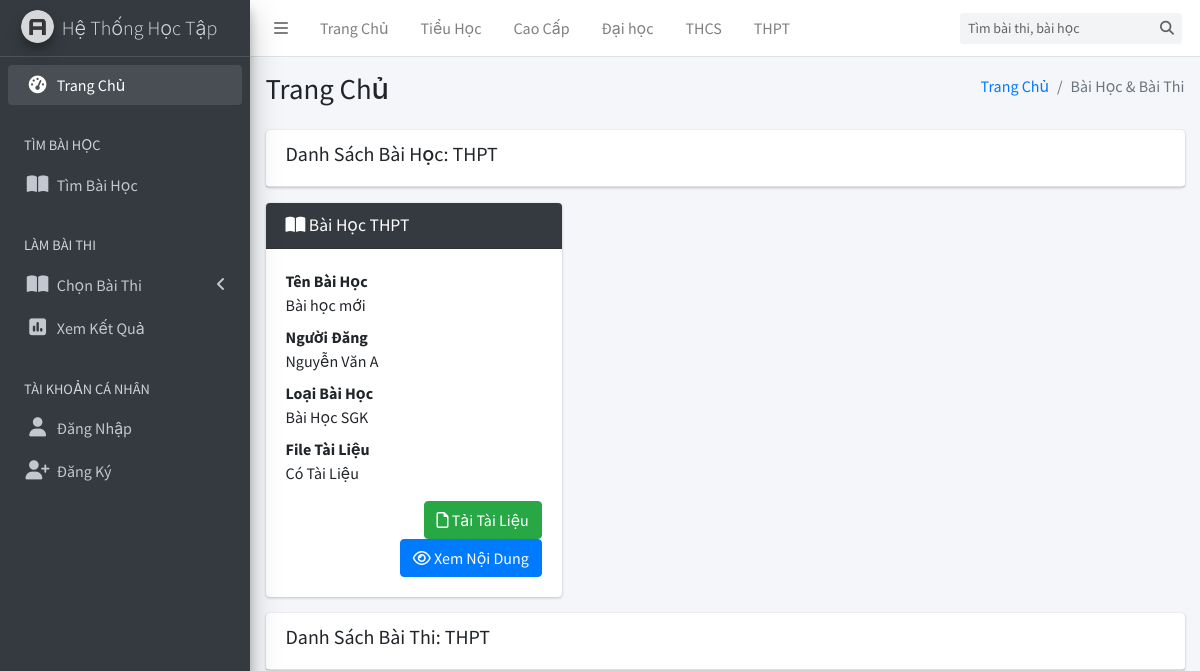
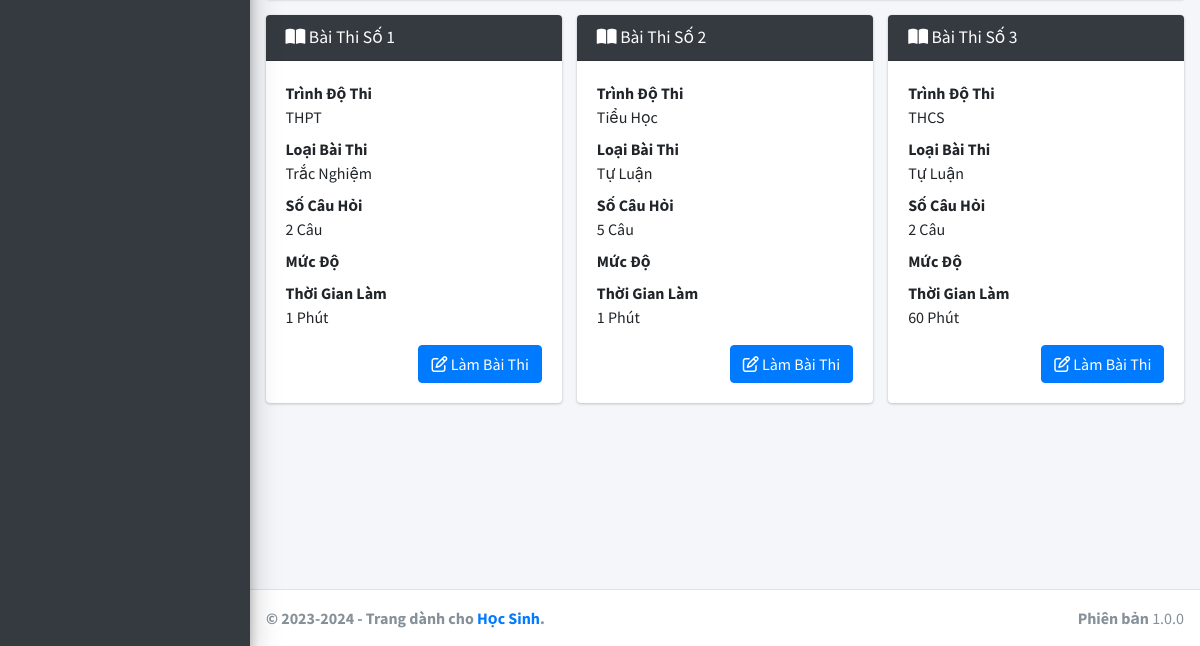
The page /?lop=1 on the database as committed earlier (2 pictures, top to bottom).
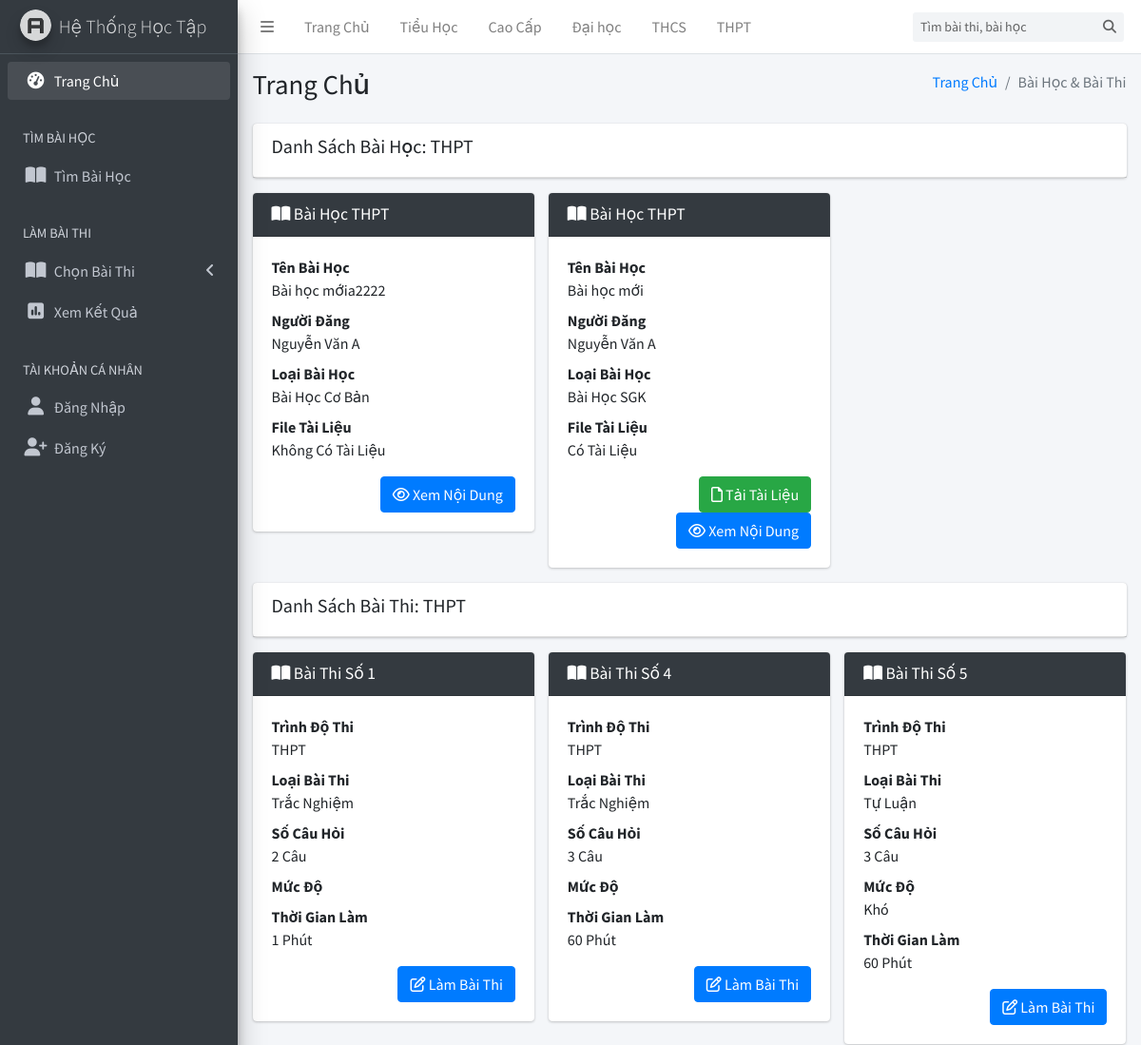
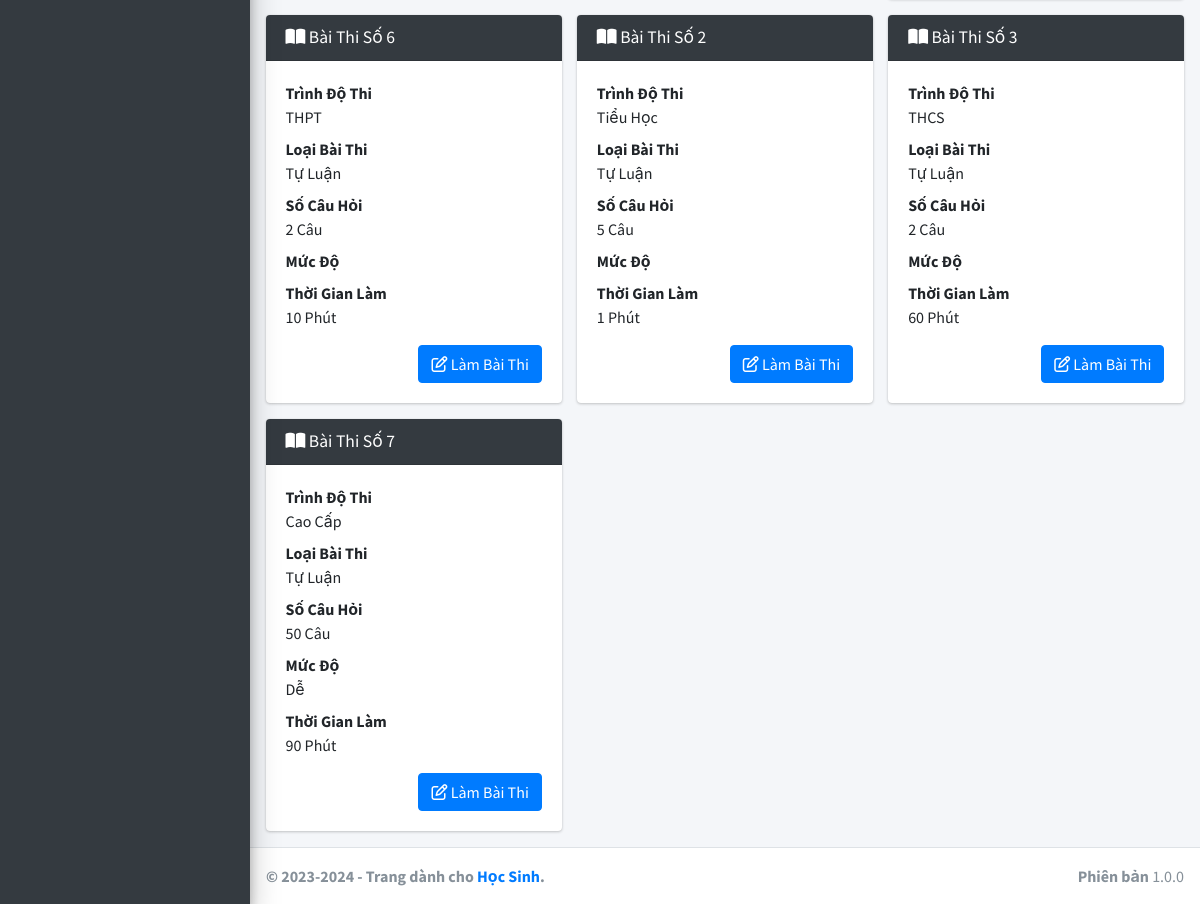
The same page on the database as committed later (2 pictures, top to bottom).
### tables this page shows
CREATE TABLE `trinhdo` (
  `MaTrinhDo` int(11) NOT NULL,
  `TenTrinhDo` varchar(255) NOT NULL,
  `DuongDan` text NOT NULL,
  `TrangThai` int(11) NOT NULL DEFAULT 1
);

CREATE TABLE `baihoc` (
  `MaBaiHoc` int(11) NOT NULL,
  `TenBaiHoc` varchar(255) NOT NULL,
  `MoTa` text NOT NULL,
  `DuongDan` text NOT NULL,
  `MaGiaoVien` int(11) NOT NULL,
  `LoaiBaiHoc` int(11) NOT NULL DEFAULT 1,
  `MaTrinhDo` int(11) NOT NULL,
  `TepTin` text DEFAULT NULL,
  `MaBaiThi` int(11) DEFAULT NULL,
  `TrangThai` int(11) NOT NULL DEFAULT 1
);

CREATE TABLE `giaovien` (
  `MaGiaoVien` int(11) NOT NULL,
  `TenGiaoVien` varchar(255) NOT NULL,
  `SoDienThoai` varchar(11) NOT NULL,
  `Email` varchar(255) NOT NULL,
  `TaiKhoan` varchar(255) NOT NULL,
  `MatKhau` varchar(255) NOT NULL,
  `TrangThai` int(11) NOT NULL DEFAULT 1
);

CREATE TABLE `baithi` (
  `MaBaiThi` int(11) NOT NULL,
  `MaTrinhDo` int(11) NOT NULL,
  `LoaiBaiThi` int(11) NOT NULL DEFAULT 1,
  `MucDo` int(11) NOT NULL DEFAULT 1,
  `SoCauHoi` int(11) NOT NULL DEFAULT 1,
  `ThoiGianLam` int(11) NOT NULL,
  `TrangThai` int(11) NOT NULL DEFAULT 1
);

### application/controllers/TrangChu.php (called while the page is built, shortened)
<?php if ( ! defined('BASEPATH')) exit('No direct script access allowed');
class TrangChu extends CI_Controller {
	public function __construct()
	{
		$this->load->model('Student/Model_BaiHoc');
		$this->load->model('Student/Model_BaiThi');
		$this->load->model('Student/Model_KetQua');
		$this->load->model('Admin/Model_TrinhDo');
	}
	public function index()
	{
		$data['title'] = "Trang chủ hệ thống học tập!";
		if (isset($_GET['lop']) && ($_GET['lop'] != "")) {
			$data['baihoc'] = $this->Model_BaiHoc->getAllHomeSearch($_GET['lop']);
			$data['baithi'] = $this->Model_BaiThi->getAllHomeSearch($_GET['lop']);
			$data['tentrinhdo'] = $this->Model_TrinhDo->getById($_GET['lop'])[0]['TenTrinhDo'];
			return $this->load->view('Student/View_TrangChuTimKiem', $data);
		}
		$data['baihoc'] = $this->Model_BaiHoc->getAllHome();
		$data['baithi'] = $this->Model_BaiThi->getAllHome();
		$data['result'] = $this->Model_KetQua->getRecentHome();
		return $this->load->view('Student/View_TrangChu', $data);
	}
}

### index.php (called while the page is built, shortened)
<?php
require_once BASEPATH.'core/CodeIgniter.php';

### application/models/Admin/Model_TrinhDo.php (called while the page is built, shortened)
<?php if ( ! defined('BASEPATH')) exit('No direct script access allowed');
class Model_TrinhDo extends CI_Model {
	public function getAll($start = 0, $end = 10){
		$sql = "SELECT * FROM trinhdo WHERE TrangThai = 1 ORDER BY Matrinhdo DESC LIMIT ?, ?";
		$result = $this->db->query($sql, array($start, $end));
		return $result->result_array();
	}
	public function getById($Matrinhdo){
		$sql = "SELECT * FROM trinhdo WHERE Matrinhdo = ? AND TrangThai = 1";
		$result = $this->db->query($sql, array($Matrinhdo));
		return $result->result_array();
	}
}

### application/models/Student/Model_BaiHoc.php (called while the page is built, shortened)
<?php if ( ! defined('BASEPATH')) exit('No direct script access allowed');
class Model_BaiHoc extends CI_Model {
	public function getAllHomeSearch($matrinhdo){
		$sql = "SELECT baihoc.*, trinhdo.TenTrinhDo, trinhdo.DuongDan AS DuongDanTD, giaovien.TenGiaoVien FROM baihoc, trinhdo, giaovien WHERE baihoc.TrangThai = 1 AND baihoc.MaTrinhDo = trinhdo.MaTrinhDo AND giaovien.MaGiaoVien = baihoc.MaGiaoVien AND baihoc.MaTrinhDo = ? ORDER BY baihoc.mabaihoc DESC";
		$result = $this->db->query($sql, array($matrinhdo));
		return $result->result_array();
	}
}

### application/models/Student/Model_BaiThi.php (called while the page is built, shortened)
<?php if ( ! defined('BASEPATH')) exit('No direct script access allowed');
class Model_BaiThi extends CI_Model {
	public function getAllHomeSearch($matrinhdo){
		$sql = "SELECT baithi.*, trinhdo.TenTrinhDo, trinhdo.DuongDan FROM baithi, trinhdo WHERE baithi.TrangThai = 1 AND trinhdo.MaTrinhDo = baithi.MaTrinhDo ORDER BY baithi.Mabaithi AND baithi.MaTrinhDo = ? DESC";
		$result = $this->db->query($sql, array($matrinhdo));
		return $result->result_array();
	}
}

### application/views/Student/View_TrangChuTimKiem.php (the view, shortened to what the changed rows need)
<?php require(APPPATH.'views/Student/layouts/header.php'); ?>
<div class="content-wrapper" style="min-height: 1203.31px;">
    <section class="content-header">
      <div class="container-fluid">
        <div class="row mb-2">
          <div class="col-sm-6">
            <h1>Trang Chủ</h1>
          </div>
        </div>
      </div>
    </section>
    <section class="content">
      <div class="container-fluid">
        <div class="row">
          <div class="col-12">
            <div class="row">
            	<?php foreach ($baihoc as $key => $value): ?>
            		<div class="col-md-4">
			            <div class="card">
			              <div class="card-header bg-dark">
			                <h4 class="card-title" style="color: white; text-transform: capitalize;">
			                  <i class="fas fa-book-open"></i>
			                   Bài Học <?php echo $value['TenTrinhDo'] ?>
			                </h4>
			              </div>
			              <div class="card-body">
			                <dl>
			                	<dt>Tên Bài Học</dt>
			                  <dd style="white-space: nowrap; overflow: hidden; text-overflow: ellipsis; display: block;"><?php echo $value['TenBaiHoc'] ?></dd>
			                  <dt>Người Đăng</dt>
			                  <dd><?php echo $value['TenGiaoVien'] ?></dd>
			                  <dt>Loại Bài Học</dt>
			                  <dd>
			                  	<?php if($value['LoaiBaiHoc'] == 1){ ?>
		                            Bài Học SGK
		                        <?php }else if($value['LoaiBaiHoc'] == 2){ ?>
		                            Bài Học Cơ Bản
		                        <?php }else if($value['LoaiBaiHoc'] == 3){ ?>
		                            Bài Học Nâng Cao
		                        <?php }else{ ?>
		                            Bài Học Luyện Thi
		                        <?php } ?>
			                  </dd>
			                  <dt>File Tài Liệu</dt>
			                  <dd>
			                  	<?php if($value['TepTin'] != NULL){ ?>
				                		Có Tài Liệu
				                	<?php }else{ ?>
				                		Không Có Tài Liệu
				                	<?php } ?>
			                  </dd>
			                </dl>
			                <div class="text-right">
			                	<?php if($value['TepTin'] != NULL){ ?>
			                		<a href="<?php echo $value['TepTin'] ?>" class="btn btn-success"><i class="fa-regular fa-file"></i> Tải Tài Liệu</a>
			                	<?php } ?>
			              		<a href="<?php echo base_url('bai-hoc/'.$value['DuongDan'].'/'); ?>" class="btn btn-primary"><i class="fa-regular fa-eye"></i> Xem Nội Dung</a>
			                </div>
			              </div>
			            </div>
			          </div>
            	<?php endforeach ?>
			</div>
          </div>
          <div class="col-12">
            <div class="row">
            	<?php foreach ($baithi as $key => $value): ?>
            		<div class="col-md-4">
			            <div class="card">
			              <div class="card-header bg-dark">
			                <h4 class="card-title" style="color: white; text-transform: capitalize;">
			                  <i class="fas fa-book-open"></i>
			                   Bài thi số <?php echo $value['MaBaiThi'] ?>
			                </h4>
			              </div>
			              <div class="card-body">
			                <dl>
			                	<dt>Trình Độ Thi</dt>
			                  <dd><?php echo $value['TenTrinhDo'] ?></dd>
			                  <dt>Loại Bài Thi</dt>
			                  <dd><?php echo $value['LoaiBaiThi'] == 1 ? "Trắc Nghiệm" : "Tự Luận"; ?></dd>
			                  <dt>Số Câu Hỏi</dt>
			                  <dd><?php echo $value['SoCauHoi'] ?> Câu</dd>
			                  <dt>Mức Độ</dt>
			                  <dd>
			                  	<?php if($value['MucDo'] == 1){ ?>
		                            Dễ
		                        <?php }else if($value['MucDo'] == 2){ ?>
		                            Trung Bình
		                        <?php }else if($value['MucDo'] == 3){ ?>
		                            Khó
		                        <?php } ?>
			                  </dd>
			                  <dt>Thời Gian Làm</dt>
			                  <dd>
			                  	<?php echo $value['ThoiGianLam'] ?> Phút
			                  </dd>
			                </dl>
			                <div class="text-right">
			              		<a href="<?php echo base_url('lam-bai-thi/'.$value['MaBaiThi'].'/'); ?>" class="btn btn-primary"><i class="fa-regular fa-pen-to-square"></i> Làm Bài Thi</a>
			                </div>
			              </div>
			            </div>
			          </div>
            	<?php endforeach ?>
						</div>
          </div>
        </div>
      </div>
    </section>
  </div>
<?php require(APPPATH.'views/Student/layouts/footer.php'); ?>

### application/views/Student/layouts/header.php (shortened to what the changed rows need)
<!DOCTYPE html>
<html>
<head>
  <link rel="stylesheet" href="https://cdnjs.cloudflare.com/ajax/libs/font-awesome/6.5.1/css/all.min.css">
  <link rel="stylesheet" href="https://code.ionicframework.com/ionicons/2.0.1/css/ionicons.min.css">
  <link rel="stylesheet" href="<?php echo base_url('public/admin/'); ?>plugins/tempusdominus-bootstrap-4/css/tempusdominus-bootstrap-4.min.css">
  <link rel="stylesheet" href="<?php echo base_url('public/admin/'); ?>plugins/icheck-bootstrap/icheck-bootstrap.min.css">
  <link rel="stylesheet" href="<?php echo base_url('public/admin/'); ?>dist/css/adminlte.min.css">
  <link rel="stylesheet" href="<?php echo base_url('public/admin/'); ?>plugins/overlayScrollbars/css/OverlayScrollbars.min.css">
  <link rel="stylesheet" href="<?php echo base_url('public/admin/'); ?>plugins/daterangepicker/daterangepicker.css">
  <link rel="stylesheet" href="<?php echo base_url('public/admin/'); ?>plugins/summernote/summernote-bs4.css">
</head>
<body class="hold-transition sidebar-mini layout-fixed" >
<div class="wrapper">
  <nav class="main-header navbar navbar-expand navbar-white navbar-light" style="justify-content: space-between;">
    <?php
      $CI = &get_instance();
      $trinhdo = $CI->Model_TrinhDo->getAll(0,1000);
    ?>
    <ul class="navbar-nav">
      <?php foreach ($trinhdo as $td): ?>
          <li class="nav-item d-none d-sm-inline-block">
              <a href="<?php echo base_url(); ?>?lop=<?php echo $td['MaTrinhDo']; ?>" class="nav-link"><?= htmlspecialchars($td['TenTrinhDo']) ?></a>
          </li>
      <?php endforeach; ?>
    </ul>
  </nav>

Rows that differ between the two databases and show on the page:
added baihoc: MaTrinhDo.TenTrinhDo "THPT", TenBaiHoc "Bài học mớia2222", MaGiaoVien.TenGiaoVien "Nguyễn Văn A", LoaiBaiHoc "Bài Học Cơ Bản", shows "Không Có Tài Liệu"
added baithi: MaBaiThi "4", MaTrinhDo.TenTrinhDo "THPT", LoaiBaiThi "Trắc Nghiệm", SoCauHoi "3", ThoiGianLam "60"
added baithi: MaBaiThi "5", MaTrinhDo.TenTrinhDo "THPT", LoaiBaiThi "Tự Luận", SoCauHoi "3", MucDo "Khó", ThoiGianLam "60"
added baithi: MaBaiThi "6", MaTrinhDo.TenTrinhDo "THPT", LoaiBaiThi "Tự Luận", SoCauHoi "2", ThoiGianLam "10"
added baithi: MaBaiThi "7", MaTrinhDo.TenTrinhDo "Cao Cấp", LoaiBaiThi "Tự Luận", SoCauHoi "50", MucDo "Dễ", ThoiGianLam "90"
